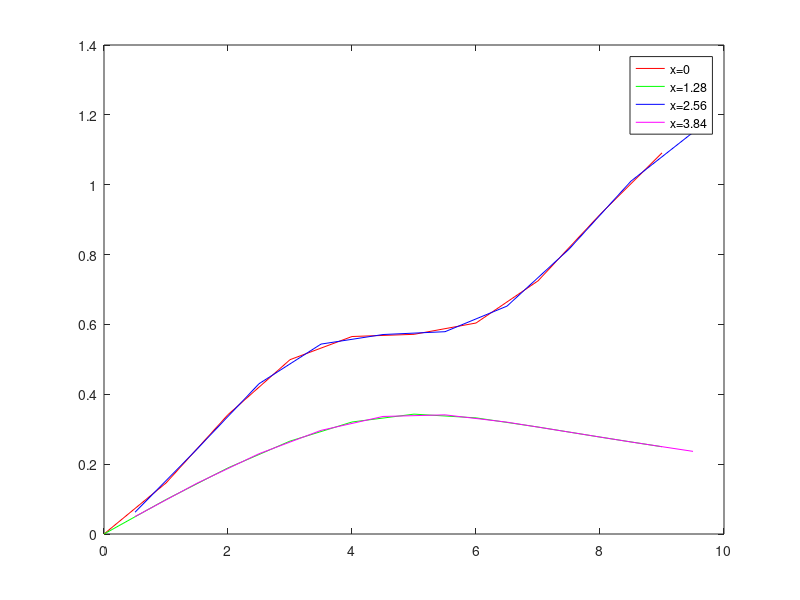
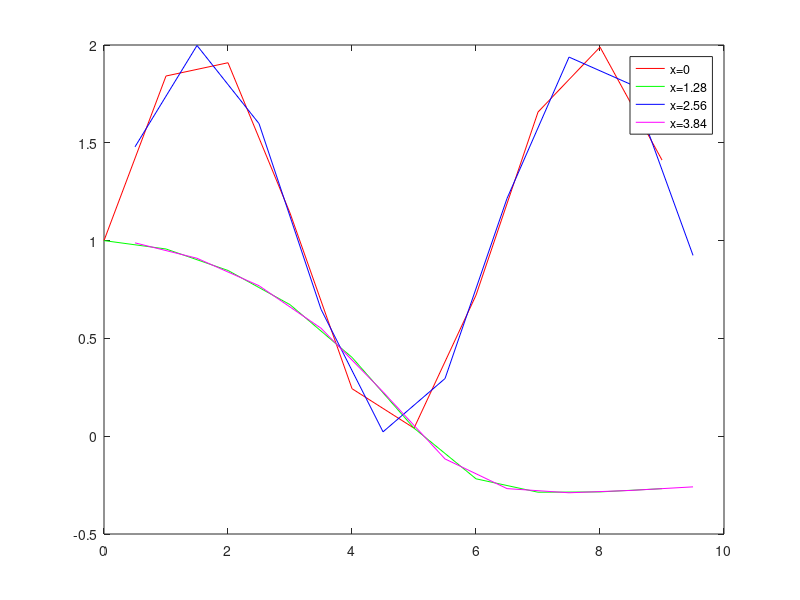

Source code (MATLAB) for these figures, in order: (Note: this script raises an error after producing the figures.)
clear all
close all

Array=dlmread('output.csv');
t = Array(:, 1);
x = Array(:, 2);
y = Array(:, 3);
u = Array(:, 4);

figure(1) %graph of y against t
title('y against t');
plot (t(1:40:end),y(1:40:end), 'r'); hold on; %take every 40th element, starting from the first
plot (t(11:40:end),y(11:40:end), 'g'); hold on; % same as above, except starting from the eleventh
plot (t(21:40:end),y(21:40:end), 'b'); hold on;
plot (t(31:40:end),y(31:40:end), 'm'); hold on;

legend('x=0','x=1.28','x=2.56','x=3.84');

figure(2) %graph of u against t
title('u');
plot (t(1:40:end), u(1:40:end), 'r'); hold on;
plot (t(11:40:end),u(11:40:end), 'g'); hold on;
plot (t(21:40:end),u(21:40:end), 'b'); hold on;
plot (t(31:40:end),u(31:40:end), 'm'); hold on;

legend('x=0','x=1.28','x=2.56','x=3.84');

figure (3) % Animate line
fig = animatedline;
set(gca,'XLim', [0 5])
legend('y(x)');
for k = 1:40
    clearpoints(fig)
    xvec = x(1:40);
    yvec = y(1+40*k:40+40*k);
    addpoints(fig,xvec,yvec);
    drawnow limitrate
    pause(0.5);
end

figure (4) % Animate line
fig = animatedline;
set(gca,'XLim', [0 5])
legend('u(x)');
for k = 1:40
    clearpoints(fig)
    xvec = x(1:40);
    yvec = u(1+40*k:40+40*k);
    addpoints(fig,xvec,yvec);
    drawnow limitrate
    pause(0.5);
end

disp('End of script')